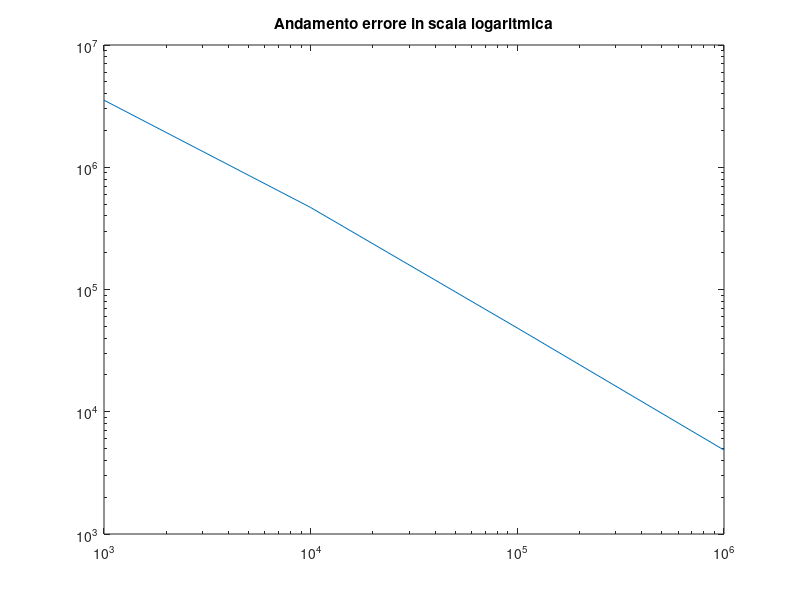

MATLAB code to generate this figure: (Note: this script raises an error after producing the figure.)

% I valori di N_vett ed Err_vett qui già in input sono quelli ottenuti con
% il metodo di Eulero Implicito con t_0=0, T=1000.

N_vett = [1000, 10000, 100000, 1000000];
Err_vett = [3.53628e+06, 4.68461e+05, 4.84397e+04, 4.86061e+03];


m = ( log(Err_vett(end))-log(Err_vett(1)) ) / (log(N_vett(end)) - log(N_vett(1)));


fprintf("Il coefficiente angolare vale: \n\t %.4f \n\n", m);


str_m = sprintf('coeff. angol. m = %.4f', m);
figure(1), loglog(N_vett,Err_vett), 
title('Andamento errore in scala logaritmica'),
subtitle(str_m);
xlabel('Numero nodi'), ylabel('Errore'),
